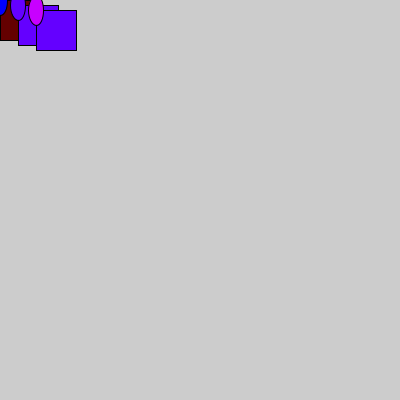
Frame 1 (no input)
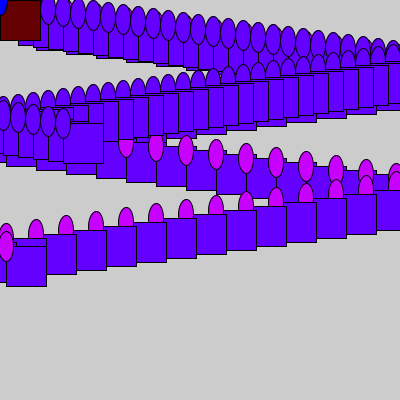
Frame 60 (the mouse pressed at the canvas centre just before this capture)
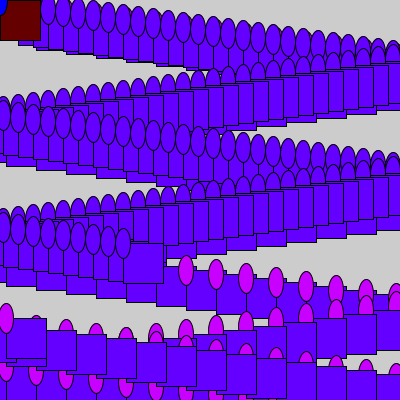
Frame 120 (the mouse held since frame 60 and released just before this capture)

The Processing sketch that drew these frames (run headless with seeded random() and noise(); from frame 60 on, the mouse is pressed at the canvas centre):

// Processing sketch: processing_58505
// ── processing_58505.pde


int [ ] x=new int[3];
int [ ] y=new int[3];
int [ ] xspeed=new int[3];
int [ ] yspeed=new int[3];

void setup()
{ 
  for (int i=0; i<3; i++)
  {
    x[i]=3*i;
    y[i]=3*i;
    xspeed[i]=15*i;
    yspeed[i]=2*i;
   }
  
    size(400,400);
    
}

void draw()
{
  for (int i=0; i<3; i++)
  {
  x[i]=x[i]+xspeed[i];
  if (x[i]>=width||x[i]<=0)
  {
  xspeed[i]= xspeed[i]*-1;
  }
  
  y[i]=y[i]+yspeed[i];
  if(y[i]>=height||y[i]<=0)
  {
  yspeed[i]=yspeed[i]*-1;
  } 
  
  fill (100,0,500*i);
  rect(x[i],y[i],40,40);
  fill (100*i,0,500);
  ellipse(x[i],y[i],15,30);
  
  
  
  }
 

}
